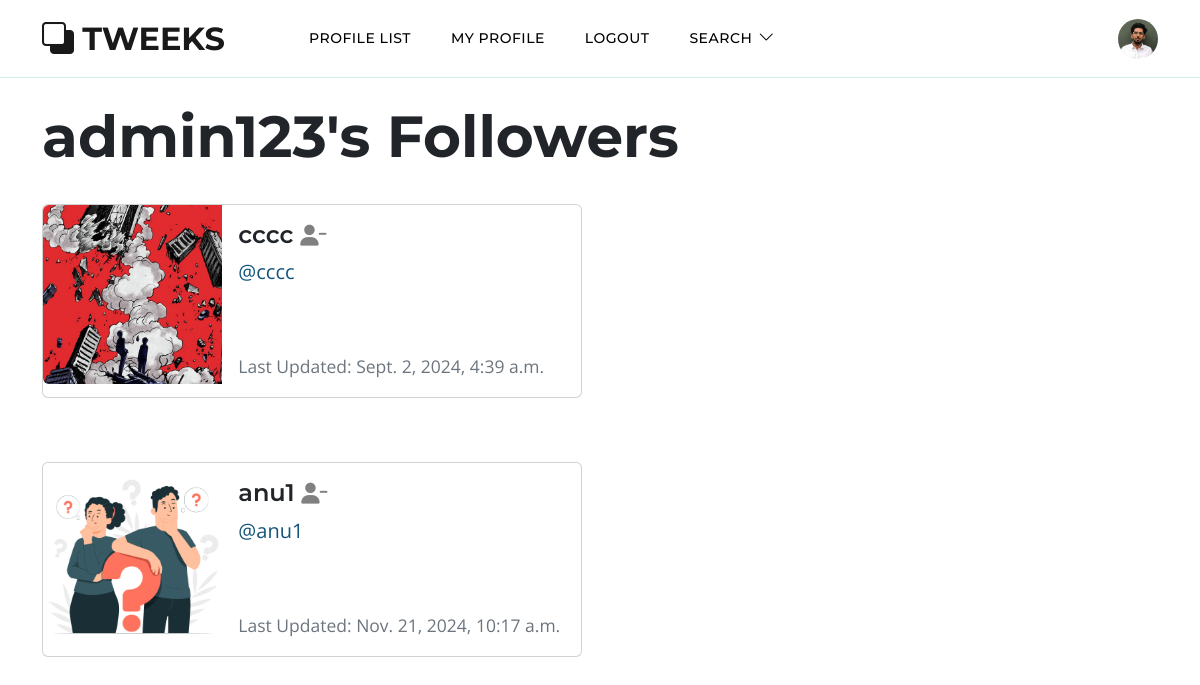
Page /profile/followers/1 (signed in) on the committed database.
### appzz11/models.py (models this page shows, shortened)
class Profile(models.Model):
    user = models.OneToOneField(User, on_delete=models.CASCADE)
    follows = models.ManyToManyField("self", related_name="followed_by", symmetrical=False, blank=True)
    date_modified = models.DateTimeField(User, auto_now=True)
    profile_image = models.ImageField(null=True, blank=True, upload_to="images/" )
    profile_bio = models.CharField(null=True, blank=True, max_length=500)
    homepage_link = models.CharField(null=True, blank=True, max_length=100)
    facebook_link = models.CharField(null=True, blank=True, max_length=100)
    instagram_link = models.CharField(null=True, blank=True, max_length=100)
    linkedin_link = models.CharField(null=True, blank=True, max_length=100)

### appzz11/views.py (the view)
# urls.py: path('profile/followers/<int:pk>', views.followers, name='followers'),
def followers(request, pk):
	if request.user.is_authenticated:
		if request.user.id == pk:
			profiles = Profile.objects.get(user_id=pk)
			return render(request, 'followers.html', {"profiles":profiles})
		else:
			messages.success(request, ("That's Not Your Profile Page..."))
			return redirect('home')
	else:
		messages.success(request, ("You Must Be Logged In To View This Page..."))
		return redirect('home')

### templates/followers.html
{% extends 'base.html' %}
{% load static %}
{% block content %}
	<h1>{{ request.user.username }}'s Followers</h1><br/>
{% if profiles %}
	{% for profile in profiles.followed_by.all %}
	<div class="card mb-3" style="max-width: 540px;">
        <div class="row g-0">
            <div class="col-md-4">
            {% if profile.profile_image %}
            <img src="{{ profile.profile_image.url }}" width=200 height=200 class="img-fluid rounded-start" alt="{{profile.user.username}}">
            {% else %}
            <img src="{% static 'img1.jpg' %}" class="img-fluid rounded-start" alt="Profile Image">
            {% endif %}
            </div>
            <div class="col-md-8">
                <div class="card-body">
                    <h5 class="card-title">{{ profile.user.username }}
                    {% if profile in profiles.follows.all %}
                        <a href="{% url 'unfollow' profile.user.id %}"><i class="fa fa-user-minus small" style="color:gray"></i></a>
                    {% else %}
                        <a href="{% url 'follow' profile.user.id %}"><i class="fa fa-user-plus small" style="color:gray"></i></a>
                    {% endif %}
                    </h5>
                    <p class="card-text"><a href="{% url 'profile' profile.user.id %}">@{{ profile.user.username|lower }}</a></p>
                    <br/><br/>
                    <p class="card-text"><small class="text-muted">Last Updated: {{ profile.date_modified }}</small></p>
                </div>
            </div>
        </div>
    </div><br/><br/>
	{% endfor %}
{% endif %}
{% endblock %}

### templates/navbar.html (shortened to what this page needs)
{% load static %}
<nav class="navbar navbar-expand-lg">
  <div class="container">
    <a class="navbar-brand" href="{% url 'home' %}">
        <i class="bi-back"></i>
        <span>TWEEKS</span>
    </a>
    <div class="collapse navbar-collapse" id="navbarNav">
        <ul class="navbar-nav ms-lg-5 me-lg-auto">
          {% if user.is_authenticated %}
            <li class="nav-item">
                <a class="nav-link click-scroll" href="{% url 'profile_list' %}">Profile List</a>
            </li>
            <li class="nav-item">
                <a class="nav-link click-scroll"  href="{% url 'profile' request.user.id %}"> my Profile</a>
            </li>
            <li class="nav-item">
                <a class="nav-link click-scroll" href="{% url 'logout' %}"> Logout</a>
            </li>
          {% endif %}
            <li class="nav-item dropdown">
                <a class="nav-link dropdown-toggle" href="#" id="navbarLightDropdownMenuLink" role="button" data-bs-toggle="dropdown" aria-expanded="false">SEARCH</a>
            </li>
        </ul>
        {% if user.is_authenticated %}
          <div class="d-none d-lg-block">
            <a href="{% url 'profile' request.user.id %}" >
              {% if user.profile.profile_image %}
                <img src="{{ user.profile.profile_image.url }}" class="rounded-circle" height=40 width=40>
              {% else %}
                <img src="{% static 'img1.jpg' %}" class="img-fluid rounded-circle" alt="Profile Image" height=30 width=30>
              {% endif %}
            </a>
          </div>
        {% endif %}
    </div>
  </div>
</nav>

### static/css/templatemo-topic-listing.css (style rules this page uses)
:root { --white-color: #ffffff; --primary-color: #13547a; --secondary-color: #80d0c7; --section-bg-color: #f0f8ff; --custom-btn-bg-color: #80d0c7; --custom-btn-bg-hover-color: #13547a; --dark-color: #000000; --p-color: #717275; --border-color: #7fffd4; --link-hover-color: #13547a; --body-font-family: 'Open Sans', sans-serif; --title-font-family: 'Montserrat', sans-serif; --h1-font-size: 58px; --h2-font-size: 46px; --h3-font-size: 32px; --h4-font-size: 28px; --h5-font-size: 24px; --h6-font-size: 22px; --p-font-size: 20px; --menu-font-size: 14px; --btn-font-size: 18px; --copyright-font-size: 16px; --border-radius-large: 100px; --border-radius-medium: 20px; --border-radius-small: 10px; --font-weight-normal: 400; --font-weight-medium: 500; --font-weight-semibold: 600; --font-weight-bold: 700; }
body { background-color: var(--white-color); font-family: var(--body-font-family); }
h2, h3, h4, h5, h6 { color: var(--dark-color); }
h1, h2, h3, h4, h5, h6 { font-family: var(--title-font-family); font-weight: var(--font-weight-semibold); }
h1 { font-size: var(--h1-font-size); font-weight: var(--font-weight-bold); }
h5 { font-size: var(--h5-font-size); }
p { color: var(--p-color); font-size: var(--p-font-size); font-weight: var(--font-weight-normal); }
ul li { color: var(--p-color); font-size: var(--p-font-size); font-weight: var(--font-weight-normal); }
a, button { touch-action: manipulation; transition: all 0.3s; }
a { display: inline-block; color: var(--primary-color); text-decoration: none; }
.navbar { background: transparent; border-bottom: 1px solid rgba(128, 208, 199, 0.35); z-index: 9; }
.navbar-brand, .navbar-brand:hover { font-size: var(--h3-font-size); font-weight: var(--font-weight-bold); display: block; }
.navbar-brand span { font-family: var(--title-font-family); }
.navbar-expand-lg .navbar-nav .nav-link { border-radius: var(--border-radius-large); margin: 10px; padding: 10px; }
.navbar-nav .nav-link { display: inline-block; color: var(--dark-color); font-family: var(--title-font-family); font-size: var(--menu-font-size); font-weight: var(--font-weight-medium); text-transform: uppercase; letter-spacing: 0.5px; position: relative; padding-top: 15px; padding-bottom: 15px; }
.navbar .dropdown-toggle::after { content: "\f282"; display: inline-block; font-family: bootstrap-icons !important; font-size: var(--copyright-font-size); font-style: normal; font-weight: normal !important; font-variant: normal; text-transform: none; line-height: 1; vertical-align: -.125em; -webkit-font-smoothing: antialiased; -moz-osx-font-smoothing: grayscale; position: relative; left: 2px; border: 0; }

### rows in the picture
Profile: user.username "cccc", date_modified "Sept. 2, 2024, 4:39 a.m."
Profile: profile_image (picture), user.username "anu1", date_modified "Nov. 21, 2024, 10:17 a.m."

### other values in the picture
{{ request.user.username }} "admin123"
